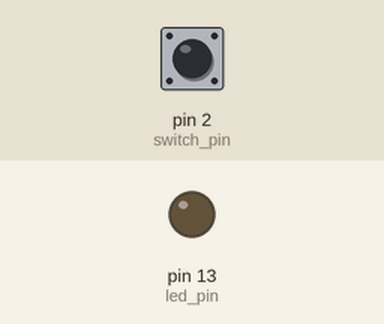
Recording of a sketch running on a simulated Arduino Uno, built with avr-gcc and run on an emulated ATmega328P. Shown: output pins drawn as LEDs (lit = HIGH). Dashed ring = blinking. The test bench sets the inputs (shaded band); at power-on: pin 2 (switch_pin) LOW.

Above: at 1.2 s.
1.3 s: pin 2 (switch_pin) pulled HIGH for 1 s
At 3.0 s:
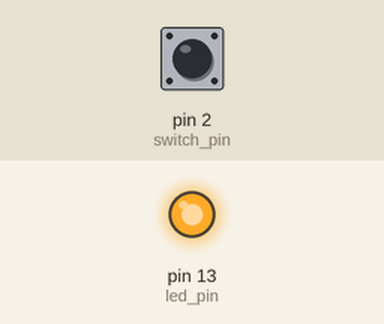
3.8 s: pin 2 (switch_pin) pulled HIGH for 0.15 s
At 4.2 s:
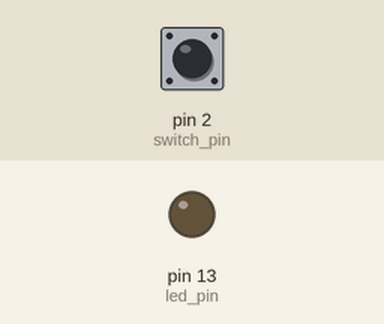
5.4 s: pin 2 (switch_pin) pulled HIGH for 3.2 s
At 5.5 s:
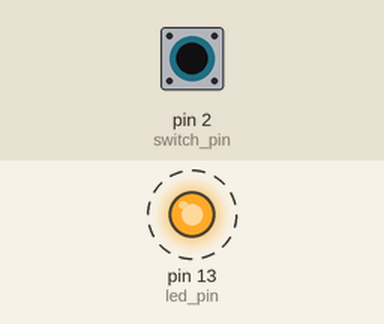
Timing chart, 0 to 9.9 s (numbered marks = the images above; inputs shaded):
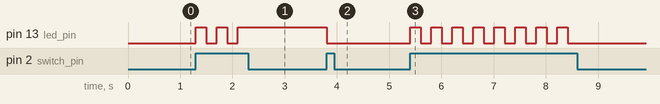

Measured:
- after the input at 1.3 s, pin 13 (led_pin): alternates HIGH for 0.20 s and LOW for 0.20 s, 5 changes in all, then stays HIGH, starting at once
- after the input at 3.8 s, pin 13 (led_pin): HIGH → LOW at once
- after the input at 5.4 s, pin 13 (led_pin): alternates HIGH for 0.20 s and LOW for 0.20 s, 16 changes in all, then stays LOW, starting at once

The sketch:

Switch_Bounce.ino
```cpp
int Time, led_status, switch_pin = 2, led_pin = 13;
void setup()
{
  pinMode(switch_pin, INPUT);
  pinMode(led_pin, OUTPUT);
  digitalWrite(led_pin, LOW);
}
void loop()
{
  if (digitalRead(switch_pin) == HIGH && millis() - Time > 200)
  {
    Time = millis();
    led_status = led_status == HIGH ? LOW : HIGH;
    digitalWrite(led_pin, led_status);
  }
}
```
